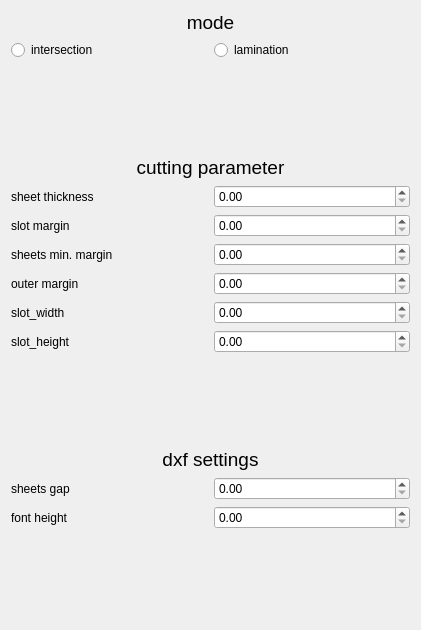
<?xml version="1.0" encoding="UTF-8"?>
<ui version="4.0">
 <class>WBCutCubePanel</class>
 <widget class="QDialog" name="WBCutCubePanel">
  <property name="geometry">
   <rect>
    <x>0</x>
    <y>0</y>
    <width>421</width>
    <height>630</height>
   </rect>
  </property>
  <property name="windowTitle">
   <string>Cut properties</string>
  </property>
  <layout class="QVBoxLayout" name="verticalLayout">
   <item>
    <layout class="QVBoxLayout" name="verticalLayout_3">
     <item>
      <widget class="QLabel" name="label_6">
       <property name="font">
        <font>
         <pointsize>14</pointsize>
        </font>
       </property>
       <property name="text">
        <string>mode</string>
       </property>
       <property name="alignment">
        <set>Qt::AlignmentFlag::AlignCenter</set>
       </property>
       <property name="margin">
        <number>6</number>
       </property>
      </widget>
     </item>
     <item>
      <layout class="QHBoxLayout" name="horizontalLayout_5">
       <item>
        <widget class="QRadioButton" name="intersection">
         <property name="text">
          <string>intersection</string>
         </property>
        </widget>
       </item>
       <item>
        <widget class="QRadioButton" name="lamination">
         <property name="text">
          <string>lamination</string>
         </property>
        </widget>
       </item>
      </layout>
     </item>
    </layout>
   </item>
   <item>
    <spacer name="verticalSpacer_3">
     <property name="orientation">
      <enum>Qt::Orientation::Vertical</enum>
     </property>
     <property name="sizeHint" stdset="0">
      <size>
       <width>20</width>
       <height>10</height>
      </size>
     </property>
    </spacer>
   </item>
   <item>
    <layout class="QVBoxLayout" name="verticalLayout_2">
     <item>
      <widget class="QLabel" name="label">
       <property name="font">
        <font>
         <pointsize>14</pointsize>
        </font>
       </property>
       <property name="text">
        <string>cutting parameter</string>
       </property>
       <property name="alignment">
        <set>Qt::AlignmentFlag::AlignCenter</set>
       </property>
      </widget>
     </item>
     <item>
      <layout class="QHBoxLayout" name="horizontalLayout_4">
       <item>
        <widget class="QLabel" name="label_5">
         <property name="text">
          <string>sheet thickness</string>
         </property>
        </widget>
       </item>
       <item>
        <widget class="QDoubleSpinBox" name="sheet_thickness"/>
       </item>
      </layout>
     </item>
     <item>
      <layout class="QHBoxLayout" name="horizontalLayout_3">
       <item>
        <widget class="QLabel" name="label_4">
         <property name="text">
          <string>slot margin</string>
         </property>
        </widget>
       </item>
       <item>
        <widget class="QDoubleSpinBox" name="thick_gap"/>
       </item>
      </layout>
     </item>
     <item>
      <layout class="QHBoxLayout" name="horizontalLayout_2">
       <item>
        <widget class="QLabel" name="label_3">
         <property name="text">
          <string>sheets min. margin</string>
         </property>
        </widget>
       </item>
       <item>
        <widget class="QDoubleSpinBox" name="min_interval"/>
       </item>
      </layout>
     </item>
     <item>
      <layout class="QHBoxLayout" name="horizontalLayout_6">
       <item>
        <widget class="QLabel" name="label_7">
         <property name="text">
          <string>outer margin</string>
         </property>
        </widget>
       </item>
       <item>
        <widget class="QDoubleSpinBox" name="outer_gap"/>
       </item>
      </layout>
     </item>
     <item>
      <layout class="QHBoxLayout" name="horizontalLayout_10">
       <item>
        <widget class="QLabel" name="label_12">
         <property name="text">
          <string>slot_width</string>
         </property>
        </widget>
       </item>
       <item>
        <widget class="QDoubleSpinBox" name="clamp_slot_width"/>
       </item>
      </layout>
     </item>
     <item>
      <layout class="QHBoxLayout" name="horizontalLayout_9">
       <item>
        <widget class="QLabel" name="label_11">
         <property name="text">
          <string>slot_height</string>
         </property>
        </widget>
       </item>
       <item>
        <widget class="QDoubleSpinBox" name="clamp_slot_height"/>
       </item>
      </layout>
     </item>
    </layout>
   </item>
   <item>
    <spacer name="verticalSpacer_2">
     <property name="orientation">
      <enum>Qt::Orientation::Vertical</enum>
     </property>
     <property name="sizeHint" stdset="0">
      <size>
       <width>20</width>
       <height>10</height>
      </size>
     </property>
    </spacer>
   </item>
   <item>
    <layout class="QVBoxLayout" name="verticalLayout_5">
     <item>
      <widget class="QLabel" name="label_2">
       <property name="font">
        <font>
         <pointsize>14</pointsize>
        </font>
       </property>
       <property name="text">
        <string>dxf settings</string>
       </property>
       <property name="alignment">
        <set>Qt::AlignmentFlag::AlignCenter</set>
       </property>
      </widget>
     </item>
     <item>
      <layout class="QHBoxLayout" name="horizontalLayout_7">
       <item>
        <widget class="QLabel" name="label_9">
         <property name="text">
          <string>sheets gap</string>
         </property>
        </widget>
       </item>
       <item>
        <widget class="QDoubleSpinBox" name="sheets_gap"/>
       </item>
      </layout>
     </item>
     <item>
      <layout class="QHBoxLayout" name="horizontalLayout">
       <item>
        <widget class="QLabel" name="label_8">
         <property name="text">
          <string>font height</string>
         </property>
        </widget>
       </item>
       <item>
        <widget class="QDoubleSpinBox" name="text_height"/>
       </item>
      </layout>
     </item>
    </layout>
   </item>
   <item>
    <spacer name="verticalSpacer">
     <property name="orientation">
      <enum>Qt::Orientation::Vertical</enum>
     </property>
     <property name="sizeHint" stdset="0">
      <size>
       <width>20</width>
       <height>40</height>
      </size>
     </property>
    </spacer>
   </item>
  </layout>
 </widget>
 <resources/>
 <connections/>
</ui>
